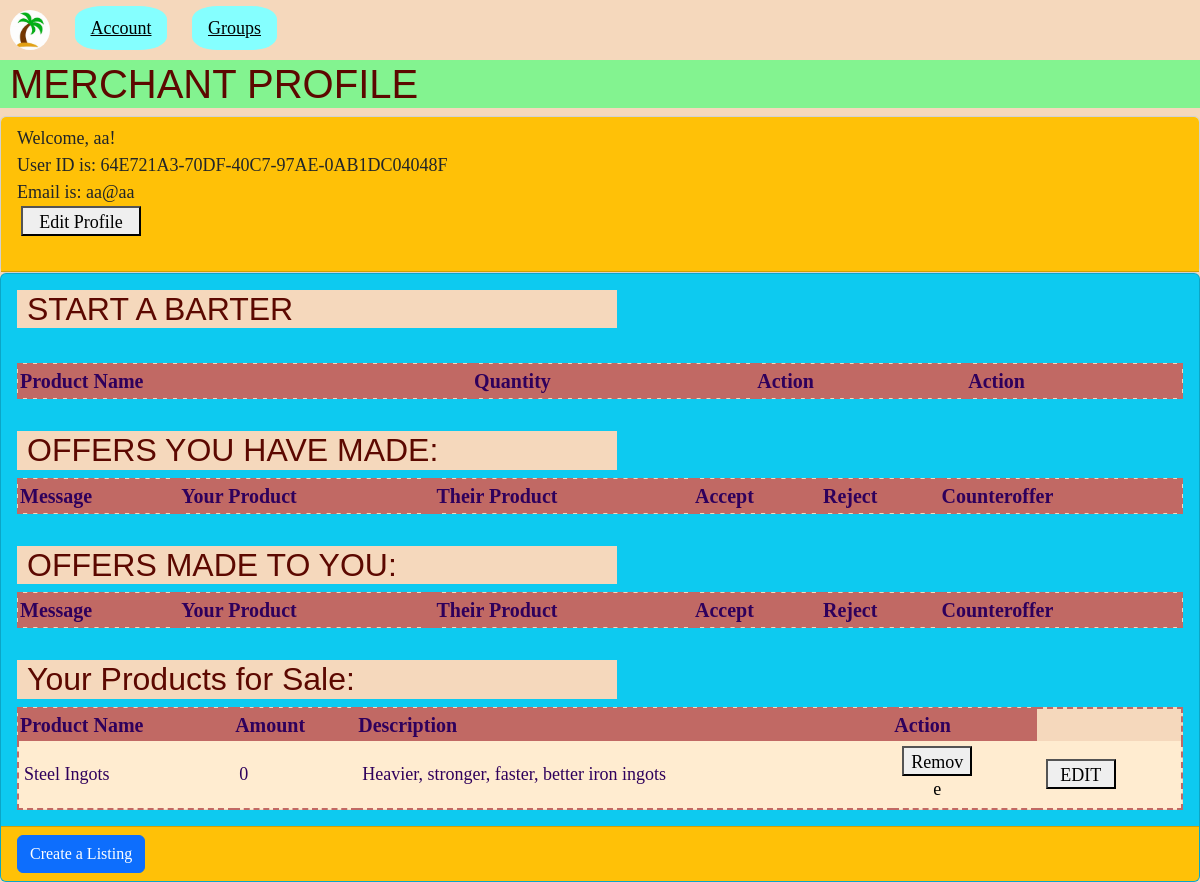
The page /profile.php (signed in) on the database as committed earlier.
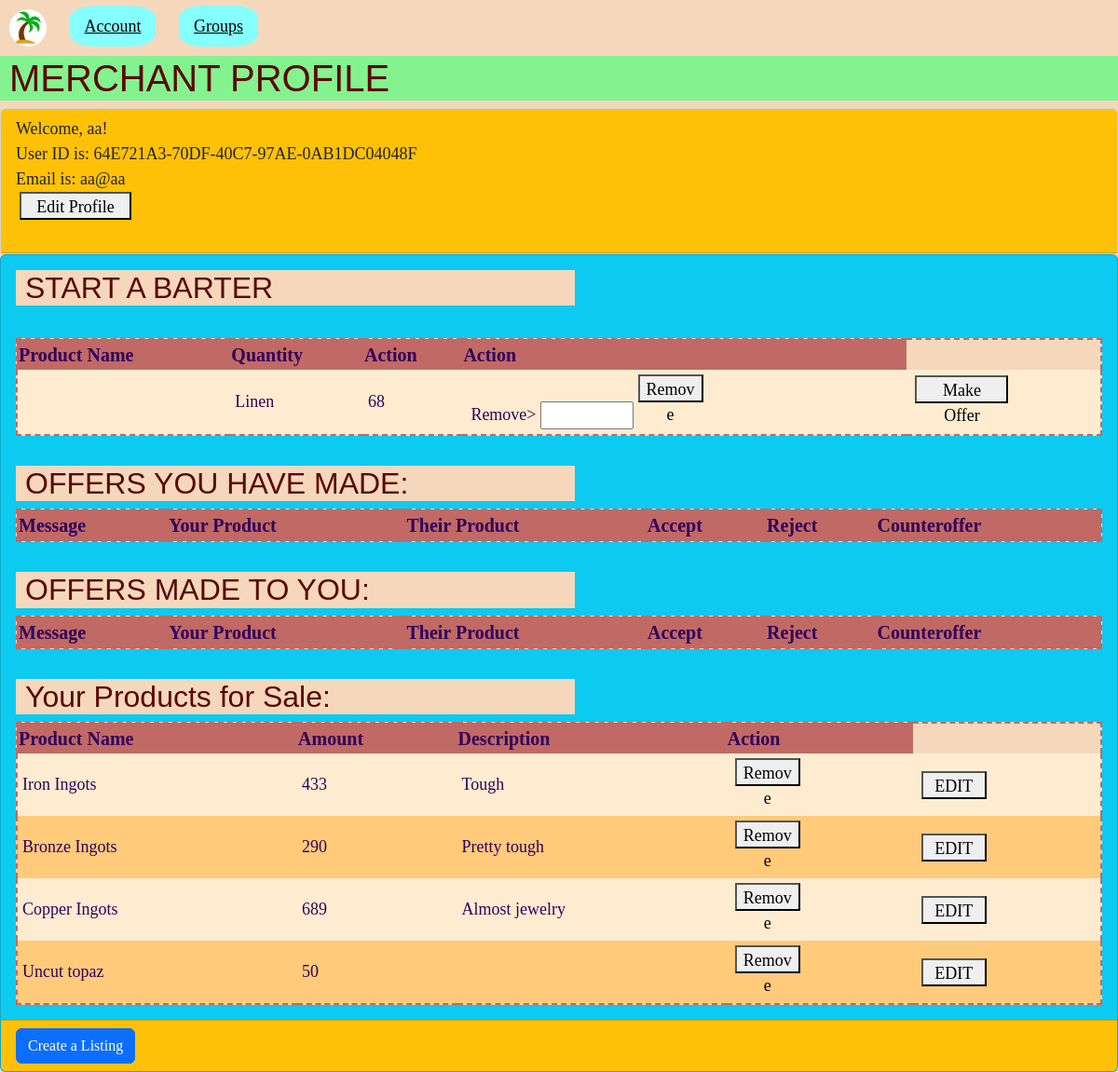
The same page on the database as committed later.
### tables this page shows
CREATE TABLE `products` (
  `ProductName` text NOT NULL,
  `ProductID` int(11) NOT NULL,
  `UserID` varchar(255) NOT NULL,
  `Amount` int(11) NOT NULL,
  `Description` text NOT NULL,
  `ImagePath` varchar(255) NOT NULL
);

CREATE TABLE `transactions` (
  `TransactionID` int(11) NOT NULL,
  `ProductID1` int(11) NOT NULL,
  `ProductID2` int(11) NOT NULL,
  `Quantity1` int(11) NOT NULL,
  `Quantity2` int(11) NOT NULL,
  `UserID1` varchar(255) NOT NULL,
  `UserID2` varchar(255) NOT NULL,
  `ProductName1` text NOT NULL,
  `ProductName2` text NOT NULL,
  `Completed` tinyint(1) NOT NULL
);

### profile.php (the view, shortened to what this page needs)
<!DOCTYPE html>
<html>
    <head>
        <link href = "https://cdn.jsdelivr.net/npm/bootstrap@5.2.1/dist/css/bootstrap.min.css" rel = "stylesheet">
        <link href = "styleII.css" rel = "stylesheet">
    </head>
    <body>
        <div class = "topnav">
            <a href="index.php">
                <img src = "logo_1.jpg">
            </a>
        </div>
        <div class = "topnav" tabindex = "1">
            <a class = "dropbtn">Account</a>
        </div>
<div class = "topnav" tabindex = "1">
    <a class = "dropbtn">Groups</a>
</div>
        <h1>MERCHANT PROFILE</h1>
        <div class = "card">
            <div class = "card-header bg-warning">
                Welcome, <?php echo $_SESSION["Username"] ?>!<br>
                User ID is: <?php echo $_SESSION["UserID"] ?><br>
                Email is: <?php echo $_SESSION["Email"] ?><br>
                <form action="profile_edit.html" method="post">
                        <button style="height:30px; width:120px" input type="submit" name="UserID" value="<?= htmlspecialchars($row['UserID']) ?>">Edit Profile</button></form><br>
            </div>
        </div>
        <div class="card bg-info">
            <div class = "card-body">
                <h2>START A BARTER</h2><br>
                <?php
                $_UserID = $_SESSION["UserID"];
                $conn = mysqli_connect("localhost","root","","caravanserai");
                $result = mysqli_query($conn,"SELECT * FROM transactions WHERE UserID2='$_UserID' AND Completed='0' LIMIT 50");
                $data = $result->fetch_all(MYSQLI_ASSOC);
                ?>
                <table border="1">
                <tr>
                    <th>Product Name</th>
                    <th>Quantity</th>
                    <th>Action</th>
                    <th>Action</th>
                </tr>
                <?php foreach($data as $row): ?>
                <td>
                    <td><?= htmlspecialchars($row['ProductName1']) ?></td>
                    <td><?= htmlspecialchars($row['Quantity1']) ?></td>
                    <td><form action="barter_remove.php" method="post">
                            <label for="Quantity">Remove></label>
                            <input style="height:30px; width:100px" id="Quantity" name="Quantity"></input>
                            <button style="height:30px; width:70px" input type="submit" name="TransactionID" value="<?= htmlspecialchars($row['TransactionID']) ?>">Remove</button>
                        </form></td>
                    <td><form action="cart_offer.php" method="post">
                            <button style="height:30px; width:100px" input type="submit" name="TransactionID" value="<?= htmlspecialchars($row['TransactionID']) ?>">Make Offer</button>
                        </form></td>
                </td>
                <?php endforeach ?>
                </table>
            </div>
            <div class = "card-body">
                <h2>OFFERS YOU HAVE MADE:</h2>
                    <table border="1">
                    <tr>
                        <th>Message</th>
                        <th></th>
                        <th>Your Product</th>
                        <th></th>
                        <th></th>
                        <th>Their Product</th>
                        <th>Accept</th>
                        <th>Reject</th>
                        <th>Counteroffer</th>
                    </tr>
                    </table>
            </div>
            <div class = "card-body">
                <h2>OFFERS MADE TO YOU:</h2>
                    <table border="1">
                    <tr>
                        <th>Message</th>
                        <th></th>
                        <th>Your Product</th>
                        <th></th>
                        <th></th>
                        <th>Their Product</th>
                        <th>Accept</th>
                        <th>Reject</th>
                        <th>Counteroffer</th>
                    </tr>
                    </table>
            </div>
            <div class = "card-body">
                <h2>Your Products for Sale: </h2>
                    <?php
                    $_UserID = $_SESSION["UserID"];
                    $conn = mysqli_connect("localhost","root","","caravanserai");
                    $result = mysqli_query($conn,"SELECT * FROM products WHERE UserID='$_UserID' LIMIT 50");
                    $data = $result->fetch_all(MYSQLI_ASSOC);
                    ?>
                    <table border="1">
                    <tr>
                        <th>Product Name</th>
                        <th>Amount</th>
                        <th>Description</th>
                        <th>Action</th>
                    </tr>
                    <?php foreach($data as $row): ?>
                    <tr>
                        <td><?= htmlspecialchars($row['ProductName']) ?></td>
                        <td><?= htmlspecialchars($row['Amount']) ?></td>
                        <td><?= htmlspecialchars($row['Description']) ?></td>
                        <td><form action="remove_product.php" method="post">
                            <button style="height:30px; width:70px" input type="submit" name="ProductID" value="<?= htmlspecialchars($row['ProductID']) ?>">Remove</button></form></td>
                        <td><form action="product_edit_entry.php" method="post">
                            <button style="height:30px; width:70px" input type="submit" name="ProductID" value="<?= htmlspecialchars($row['ProductID']) ?>">EDIT</button></form></td>
                        </tr>
                    <?php endforeach ?>
                    </table>
            </div>
            <div class = "card-footer bg-warning">
                <button type = "button" class = "btn btn-primary" data-bs-toggle="modal" data-bs-target="#myModal1">
                    Create a Listing
                </button>
            </div>
        </div>
    </body>
</html>

### styleII.css (style rules this page uses)
body { background-color: #f5d8bc; font-size: 18px; font-family:'Book Antiqua', 'Georgia', serif; }
form { padding-left: 4px; }
h1 { font-family:Impact, Haettenschweiler, 'Arial Narrow Bold', sans-serif; background-color: #83f390; color: #5C0800; padding-left:10px; }
h2 { font-family:Impact, Haettenschweiler, 'Arial Narrow Bold', sans-serif; background-color: #f5d8bc; color: #5C0800; width: 50vw; padding-left: 10px; }
a { color: #30fdf3; }
img { border-radius:50%; height: 40px; width: 40px; }
.topnav { display: inline-block; position: relative; outline: none; margin: 10px; }
.dropbtn { padding: 12px 16px; transition: 0.35s ease-out; cursor: pointer; background-color: #85FFFF; color: black; border-radius:30%; }
table { background-color: #f5d8bc; border-style: dashed; border-color: #c16964; border-width: 2px; padding: 5px; color: #2f005c; width: 100%; }
th { background-color: #c16964; font-size: 20px; }
tr { padding-right:20px; padding-top:3px; padding-bottom:3px; border-width: 0px, 0px, 1px, 0px; border-style: dotted; background-color: #FFCA7A; }
tr:nth-child(even) { background-color: #FFECD0; }
td { padding: 5px; }

Rows that differ between the two databases and show on the page:
removed products: ProductName "Steel Ingots", Amount "0", Description "Heavier, stronger, faster, better iron ingots", $row['ProductID'] 1 (drawn)
added transactions: ProductName1 "Linen", Quantity1 "68", $row['TransactionID'] 2 (drawn)
added products: ProductName "Iron Ingots", Amount "433", Description "Tough", $row['ProductID'] 9 (drawn)
added products: ProductName "Bronze Ingots", Amount "290", Description "Pretty tough", $row['ProductID'] 10 (drawn)
added products: ProductName "Copper Ingots", Amount "689", Description "Almost jewelry", $row['ProductID'] 11 (drawn)
added products: ProductName "Uncut topaz", Amount "50", $row['ProductID'] 17 (drawn)
